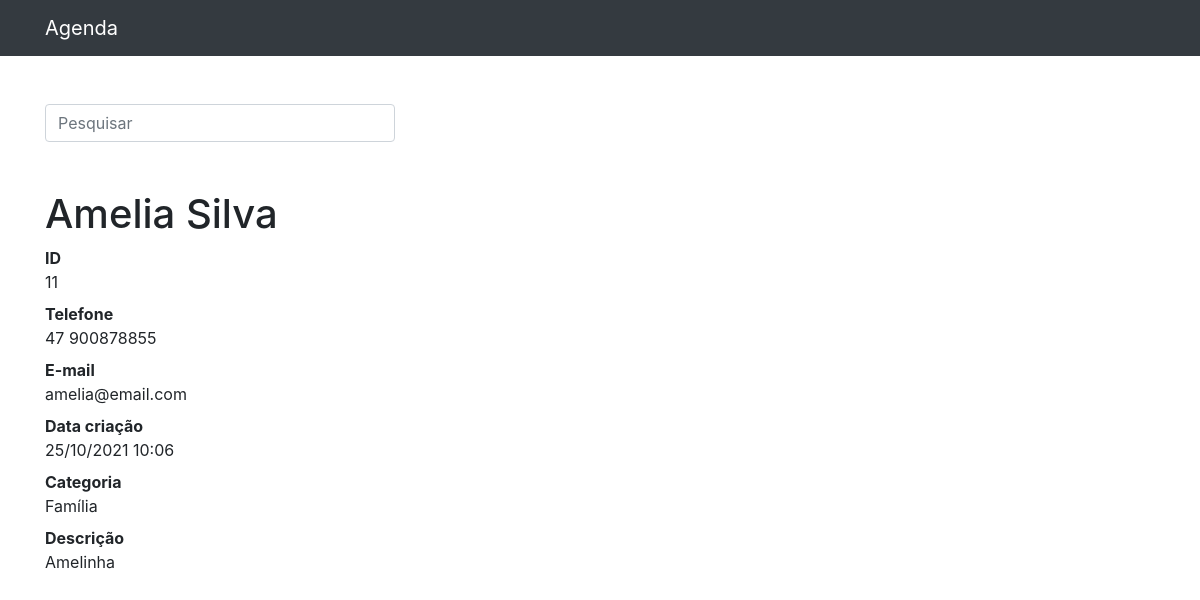
Page /11 on the committed database.
### contatos/models.py (models this page shows, shortened)
class Contato(models.Model):
    nome = models.CharField(max_length=30)
    sobrenome = models.CharField(max_length=30, blank=True)
    telefone = models.CharField(max_length=30)
    email = models.CharField(max_length=100, blank=True)
    data_criacao = models.DateTimeField(default=timezone.now)
    descricao = models.TextField(blank=True)
    categoria = models.ForeignKey(Categoria, on_delete=models.DO_NOTHING)
    mostrar = models.BooleanField(default=True)

class Categoria(models.Model):
    nome = models.CharField(max_length=100)
    def __str__(self):
        return self.nome

### contatos/views.py (the view)
# urls.py: path('<int:contato_id>', views.detalhes, name='detalhes'),
def detalhes(request, contato_id):
    contato = get_object_or_404(Contato, id=contato_id)
    if not contato.mostrar:
        raise Http404()
    return render(request, 'contatos/detalhes.html', {
        'contato': contato
    })

### contatos/templates/contatos/detalhes.html (shortened to what this page needs)
{% extends 'base.html'%}
{%block conteudo%}
    <h1 class="mt-5">{{contato.nome}} {{contato.sobrenome}}</h1>
    <dl>
      <dt>ID</dt>
      <dd>{{contato.id}}</dd>
      <dt>Telefone</dt>
      <dd>{{contato.telefone}}</dd>
      <dt>E-mail</dt>
      <dd>{{contato.email}}</dd>
      <dt>Data criação</dt>
      <dd>{{contato.data_criacao|date:'d/m/Y H:i'}}</dd>
      <dt>Categoria</dt>
      <dd>{{contato.categoria}}</dd>
      <dt>Descrição</dt>
      <dd>{{contato.descricao}}</dd>
    </dl>
{%endblock%}

### rows in the picture
Contato: nome "Amelia", sobrenome "Silva", id "11", telefone "47 900878855", email "amelia@email.com", data_criacao "25/10/2021 10:06", categoria "Família", descricao "Amelinha"
